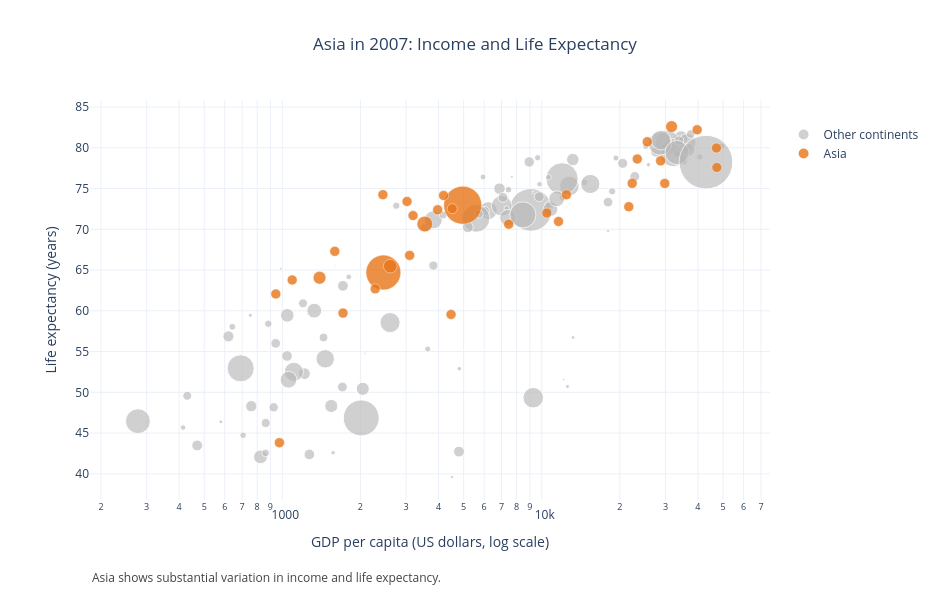

Source (notebook cell):
### Code cell
import plotly.express as px
import plotly.graph_objects as go

# Select all countries for 2007
df_2007 = gapminder[gapminder["year"] == 2007].copy()

# Separate Asia from the other continents
asia_2007 = df_2007[df_2007["continent"] == "Asia"]
other_2007 = df_2007[df_2007["continent"] != "Asia"]

# Create the bubble chart for all other continents
fig2 = px.scatter(
    other_2007,
    x="gdpPercap",
    y="lifeExp",
    size="pop",
    hover_name="country",
    size_max=38,
    log_x=True,
    color_discrete_sequence=["#B8B8B8"],
    labels={
        "gdpPercap": "GDP per capita (US dollars, log scale)",
        "lifeExp": "Life expectancy (years)",
        "pop": "Population"
    }
)

# Keep other continents grey
fig2.update_traces(
    marker=dict(opacity=0.65),
    name="Other continents",
    showlegend=True
)

# Add Asia in orange
fig2.add_trace(
    go.Scatter(
        x=asia_2007["gdpPercap"],
        y=asia_2007["lifeExp"],
        mode="markers",
        name="Asia",
        text=asia_2007["country"],
        customdata=asia_2007[["pop"]],
        hovertemplate=(
            "<b>%{text}</b><br>"
            "GDP per capita: $%{x:,.0f}<br>"
            "Life expectancy: %{y:.1f} years<br>"
            "Population: %{customdata[0]:,.0f}"
            "<extra>Asia</extra>"
        ),
        marker=dict(
            color="#E87519",
            opacity=0.8,
            size=asia_2007["pop"],
            sizemode="area",
            sizeref=2.0 * df_2007["pop"].max() / (38**2),
            sizemin=5,
            line=dict(width=0.5, color="white")
        )
    )
)

# Improve chart layout
fig2.update_layout(
    title={
        "text": "Asia in 2007: Income and Life Expectancy",
        "x": 0.5,
        "xanchor": "center"
    },
    width=950,
    height=600,
    margin=dict(l=90, r=180, t=100, b=100),
    legend=dict(
        x=1.02,
        y=0.95
    ),
    template="plotly_white"
)

# Format the logarithmic x-axis
fig2.update_xaxes(
    type="log",
    title="GDP per capita (US dollars, log scale)"
)

fig2.update_yaxes(
    title="Life expectancy (years)"
)

# Add annotation below the plotting area
fig2.add_annotation(
    text="Asia shows substantial variation in income and life expectancy.",
    xref="paper",
    yref="paper",
    x=0,
    y=-0.22,
    xanchor="left",
    showarrow=False,
    font=dict(size=12, color="#444444")
)

# Display the chart
fig2.show()

# Print summary statistics
print(f"Asia in 2007 - country count: {len(asia_2007)}")
print(
    f"Average life expectancy: "
    f"{asia_2007['lifeExp'].mean():.1f} years"
)
print(
    f"GDP per capita range: "
    f"${asia_2007['gdpPercap'].min():.0f} "
    f"to ${asia_2007['gdpPercap'].max():.0f}"
)

### Figure 1 — Plotly figure (JSON) as saved in the notebook; plotly's stock layout.template omitted (floating-point values rounded to 4 significant figures)
{"data": [{"hovertemplate": "<b>%{hovertext}</b><br><br>GDP per capita (US dollars, log scale)=%{x}<br>Life expectancy (years)=%{y}<br>Population=%{marker.size}<extra></extra>", "hovertext": ["Albania", "Algeria", "Angola", "Argentina", "Australia", "Austria", "Belgium", "Benin", "Bolivia", "Bosnia and Herzegovina", "Botswana", "Brazil", "Bulgaria", "Burkina Faso", "Burundi", "Cameroon", "Canada", "Central African Republic", "Chad", "Chile", "Colombia", "Comoros", "Congo, Dem. Rep.", "Congo, Rep.", "Costa Rica", "Cote d'Ivoire", "Croatia", "Cuba", "Czech Republic", "Denmark", "Djibouti", "Dominican Republic", "Ecuador", "Egypt", "El Salvador", "Equatorial Guinea", "Eritrea", "Ethiopia", "Finland", "France", "Gabon", "Gambia", "Germany", "Ghana", "Greece", "Guatemala", "Guinea", "Guinea-Bissau", "Haiti", "Honduras", "Hungary", "Iceland", "Ireland", "Italy", "Jamaica", "Kenya", "Lesotho", "Liberia", "Libya", "Madagascar", "Malawi", "Mali", "Mauritania", "Mauritius", "Mexico", "Montenegro", "Morocco", "Mozambique", "Namibia", "Netherlands", "New Zealand", "Nicaragua", "Niger", "Nigeria", "Norway", "Panama", "Paraguay", "Peru", "Poland", "Portugal", "Puerto Rico", "Reunion", "Romania", "Rwanda", "Sao Tome and Principe", "Senegal", "Serbia", "Sierra Leone", "Slovak Republic", "Slovenia", "Somalia", "South Africa", "Spain", "Sudan", "Swaziland", "Sweden", "Switzerland", "Tanzania", "Togo", "Trinidad and Tobago", "Tunisia", "Turkey", "Uganda", "United Kingdom", "United States", "Uruguay", "Venezuela", "Zambia", "Zimbabwe"], "legendgroup": "", "marker": {"color": "#B8B8B8", "opacity": 0.65, "size": [3600523, 33333216, 12420476, 40301927, 20434176, 8199783, 10392226, 8078314, 9119152, 4552198, 1639131, 190010647, 7322858, 14326203, 8390505, 17696293, 33390141, 4369038, 10238807, 16284741, 44227550, 710960, 64606759, 3800610, 4133884, 18013409, 4493312, 11416987, 10228744, 5468120, 496374, 9319622, 13755680, 80264543, 6939688, 551201, 4906585, 76511887, 5238460, 61083916, 1454867, 1688359, 82400996, 22873338, 10706290, 12572928, 9947814, 1472041, 8502814, 7483763, 9956108, 301931, 4109086, 58147733, 2780132, 35610177, 2012649, 3193942, 6036914, 19167654, 13327079, 12031795, 3270065, 1250882, 108700891, 684736, 33757175, 19951656, 2055080, 16570613, 4115771, 5675356, 12894865, 135031164, 4627926, 3242173, 6667147, 28674757, 38518241, 10642836, 3942491, 798094, 22276056, 8860588, 199579, 12267493, 10150265, 6144562, 5447502, 2009245, 9118773, 43997828, 40448191, 42292929, 1133066, 9031088, 7554661, 38139640, 5701579, 1056608, 10276158, 71158647, 29170398, 60776238, 301139947, 3447496, 26084662, 11746035, 12311143], "sizemode": "area", "sizeref": 208500.0, "symbol": "circle"}, "mode": "markers", "name": "Other continents", "orientation": "v", "showlegend": true, "type": "scatter", "x": [5937.0, 6223.0, 4797.0, 12780.0, 34440.0, 36130.0, 33690.0, 1441.0, 3822.0, 7446.0, 12570.0, 9066.0, 10680.0, 1217.0, 430.1, 2042.0, 36320.0, 706.0, 1704.0, 13170.0, 7007.0, 986.1, 277.6, 3633.0, 9645.0, 1545.0, 14620.0, 8948.0, 22830.0, 35280.0, 2082.0, 6025.0, 6873.0, 5581.0, 5728.0, 12150.0, 641.4, 690.8, 33210.0, 30470.0, 13210.0, 752.7, 32170.0, 1328.0, 27540.0, 5186.0, 942.7, 579.2, 1202.0, 3548.0, 18010.0, 36180.0, 40680.0, 28570.0, 7321.0, 1463.0, 1569.0, 414.5, 12060.0, 1045.0, 759.3, 1043.0, 1803.0, 10960.0, 11980.0, 9254.0, 3820.0, 823.7, 4811.0, 36800.0, 25190.0, 2749.0, 619.7, 2014.0, 49360.0, 9809.0, 4173.0, 7409.0, 15390.0, 20510.0, 19330.0, 7670.0, 10810.0, 863.1, 1598.0, 1712.0, 9787.0, 862.5, 18680.0, 25770.0, 926.1, 9270.0, 28820.0, 2602.0, 4513.0, 33860.0, 37510.0, 1107.0, 883.0, 18010.0, 7093.0, 8458.0, 1056.0, 33200.0, 42950.0, 10610.0, 11420.0, 1271.0, 469.7], "xaxis": "x", "y": [76.42, 72.3, 42.73, 75.32, 81.23, 79.83, 79.44, 56.73, 65.55, 74.85, 50.73, 72.39, 73.0, 52.3, 49.58, 50.43, 80.65, 44.74, 50.65, 78.55, 72.89, 65.15, 46.46, 55.32, 78.78, 48.33, 75.75, 78.27, 76.49, 78.33, 54.79, 72.23, 74.99, 71.34, 71.88, 51.58, 58.04, 52.95, 79.31, 80.66, 56.73, 59.45, 79.41, 60.02, 79.48, 70.26, 56.01, 46.39, 60.92, 70.2, 73.34, 81.76, 78.89, 80.55, 72.57, 54.11, 42.59, 45.68, 73.95, 59.44, 48.3, 54.47, 64.16, 72.8, 76.19, 74.54, 71.16, 42.08, 52.91, 79.76, 80.2, 72.9, 56.87, 46.86, 80.2, 75.54, 71.75, 71.42, 75.56, 78.1, 78.75, 76.44, 72.48, 46.24, 65.53, 63.06, 74.0, 42.57, 74.66, 77.93, 48.16, 49.34, 80.94, 58.56, 39.61, 80.88, 81.7, 52.52, 58.42, 69.82, 73.92, 71.78, 51.54, 79.42, 78.24, 76.38, 73.75, 42.38, 43.49], "yaxis": "y"}, {"customdata": [[31889923], [708573], [150448339], [14131858], [1318683096], [6980412], [1110396331], [223547000], [69453570], [27499638], [6426679], [127467972], [6053193], [23301725], [49044790], [2505559], [3921278], [24821286], [2874127], [47761980], [28901790], [3204897], [169270617], [91077287], [27601038], [4553009], [20378239], [19314747], [23174294], [65068149], [85262356], [4018332], [22211743]], "hovertemplate": "<b>%{text}</b><br>GDP per capita: $%{x:,.0f}<br>Life expectancy: %{y:.1f} years<br>Population: %{customdata[0]:,.0f}<extra>Asia</extra>", "marker": {"color": "#E87519", "line": {"color": "white", "width": 0.5}, "opacity": 0.8, "size": [31889923, 708573, 150448339, 14131858, 1318683096, 6980412, 1110396331, 223547000, 69453570, 27499638, 6426679, 127467972, 6053193, 23301725, 49044790, 2505559, 3921278, 24821286, 2874127, 47761980, 28901790, 3204897, 169270617, 91077287, 27601038, 4553009, 20378239, 19314747, 23174294, 65068149, 85262356, 4018332, 22211743], "sizemin": 5, "sizemode": "area", "sizeref": 1826000.0}, "mode": "markers", "name": "Asia", "text": ["Afghanistan", "Bahrain", "Bangladesh", "Cambodia", "China", "Hong Kong, China", "India", "Indonesia", "Iran", "Iraq", "Israel", "Japan", "Jordan", "Korea, Dem. Rep.", "Korea, Rep.", "Kuwait", "Lebanon", "Malaysia", "Mongolia", "Myanmar", "Nepal", "Oman", "Pakistan", "Philippines", "Saudi Arabia", "Singapore", "Sri Lanka", "Syria", "Taiwan", "Thailand", "Vietnam", "West Bank and Gaza", "Yemen, Rep."], "type": "scatter", "x": [974.6, 29800.0, 1391.0, 1714.0, 4959.0, 39720.0, 2452.0, 3541.0, 11610.0, 4471.0, 25520.0, 31660.0, 4519.0, 1593.0, 23350.0, 47310.0, 10460.0, 12450.0, 3096.0, 944.0, 1091.0, 22320.0, 2606.0, 3190.0, 21650.0, 47140.0, 3970.0, 4185.0, 28720.0, 7458.0, 2442.0, 3025.0, 2281.0], "y": [43.83, 75.64, 64.06, 59.72, 72.96, 82.21, 64.7, 70.65, 70.96, 59.55, 80.75, 82.6, 72.53, 67.3, 78.62, 77.59, 71.99, 74.24, 66.8, 62.07, 63.78, 75.64, 65.48, 71.69, 72.78, 79.97, 72.4, 74.14, 78.4, 70.62, 74.25, 73.42, 62.7]}], "layout": {"annotations": [{"font": {"color": "#444444", "size": 12}, "showarrow": false, "text": "Asia shows substantial variation in income and life expectancy.", "x": 0, "xanchor": "left", "xref": "paper", "y": -0.22, "yref": "paper"}], "height": 600, "legend": {"itemsizing": "constant", "tracegroupgap": 0, "x": 1.02, "y": 0.95}, "margin": {"b": 100, "l": 90, "r": 180, "t": 100}, "title": {"text": "Asia in 2007: Income and Life Expectancy", "x": 0.5, "xanchor": "center"}, "width": 950, "xaxis": {"anchor": "y", "domain": [0, 1], "title": {"text": "GDP per capita (US dollars, log scale)"}, "type": "log"}, "yaxis": {"anchor": "x", "domain": [0, 1], "title": {"text": "Life expectancy (years)"}}}}
